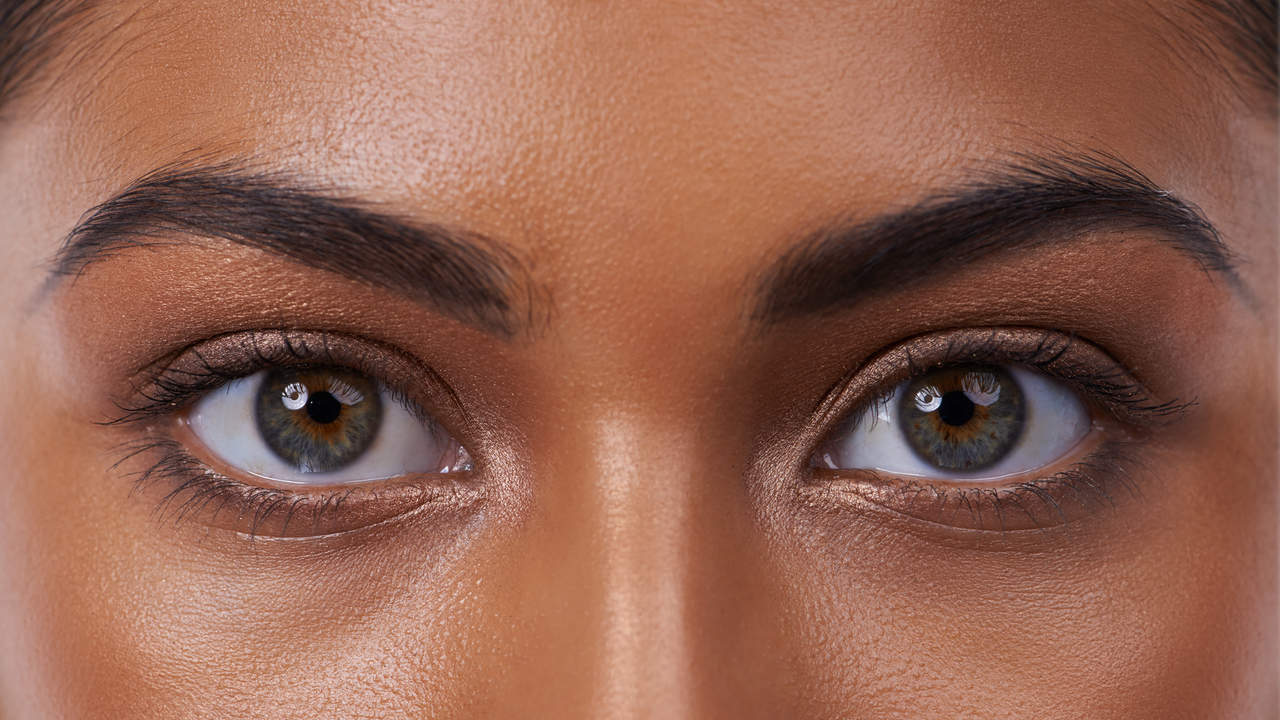
#> input picture tutorials/images/eyes/sample_1.jpg, 1280 x 720 px
$ python template_matching.py
#> lines starting #> are read from the running program, lines starting #| are printed output that depends on the picture; after the words box and inside, x2 and y2 are one past the last pixel; in counts of white or black regions, pixels touching at a corner belong together
# -*- coding: utf-8 -*-
"""
Created on Mon Jun 11 08:29:52 2018

@author: arden
"""

import cv2
import numpy as np

#use GUI for near perfect match detection

img_bgr = cv2.imread('../images/eyes/sample_1.jpg')
#> img_bgr is the input picture: shape (720, 1280, 3); mean B, G, R 82.4, 99.6, 147.9
img_gray = cv2.cvtColor(img_bgr, cv2.COLOR_BGR2GRAY)
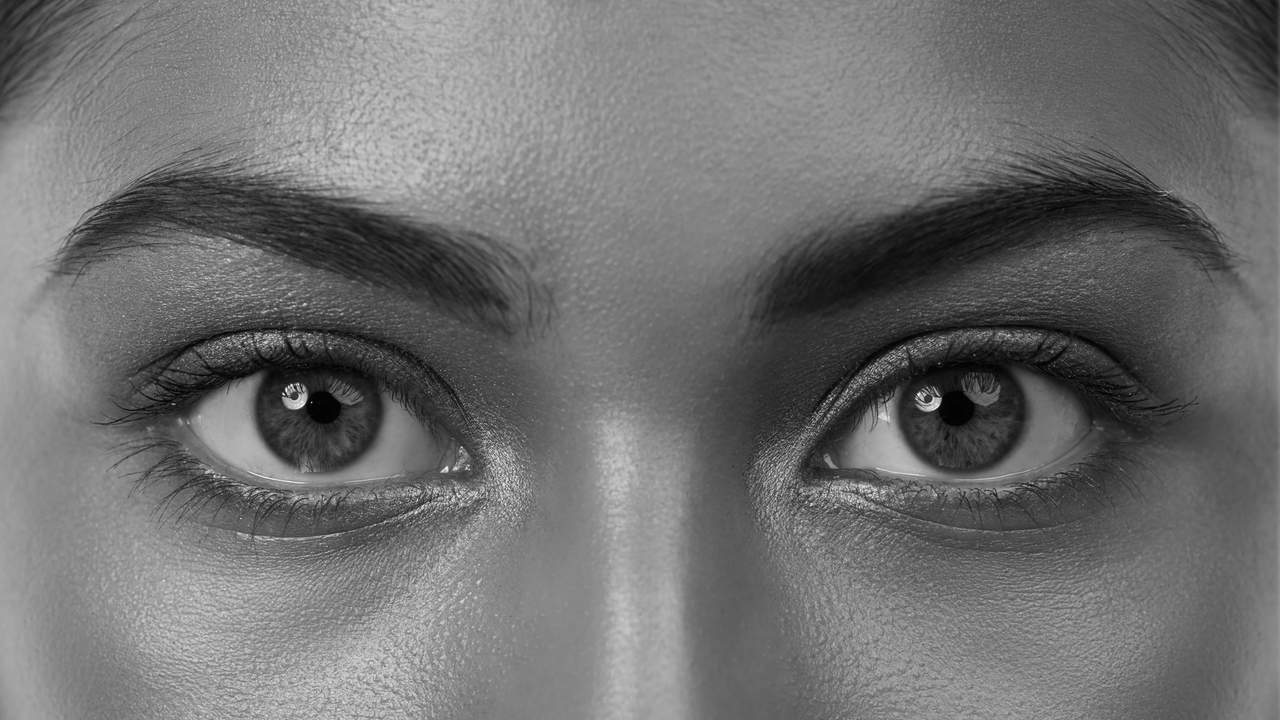
#> img_gray: shape (720, 1280); min 0, max 254, mean 112.1

template = cv2.imread('../images/eyes/template_1.jpg',0)
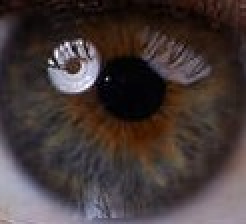
#> input picture tutorials/images/eyes/template_1.jpg, 123 x 112 px (shown 2 times larger)
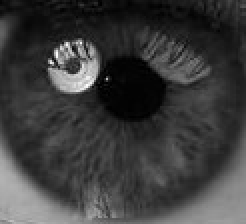
#> template: shape (112, 123) (shown 2 times larger); min 0, max 255, mean 60.2
w, h = template.shape[::-1]
#> w = 123; h = 112

res = cv2.matchTemplate(img_gray, template, cv2.TM_CCOEFF_NORMED)
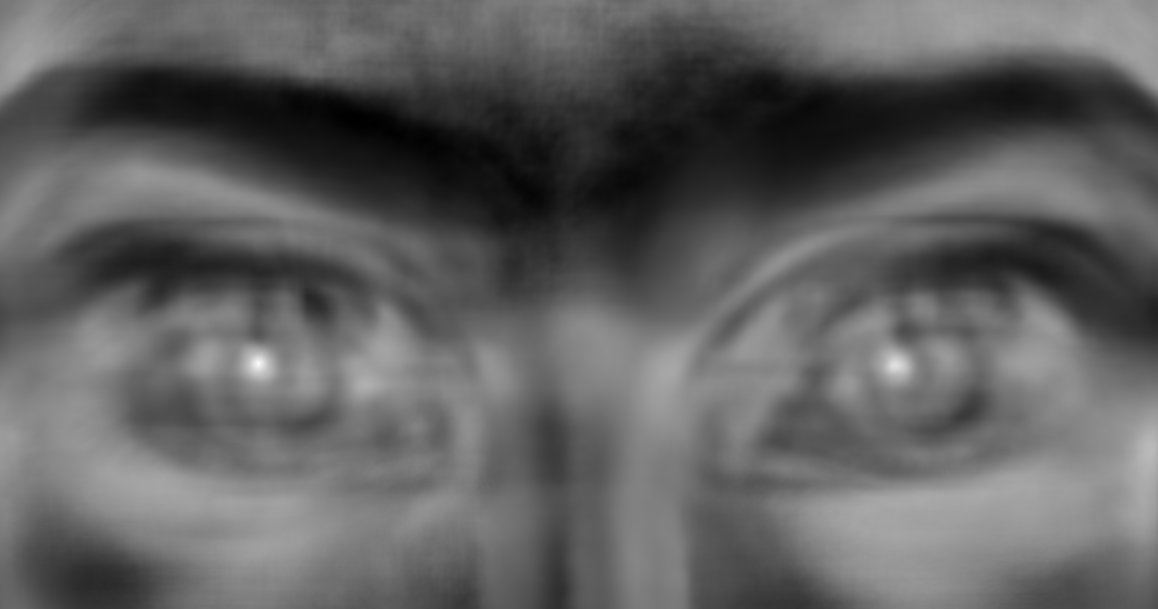
#> res: shape (609, 1158) float32; min -0.586, max 0.999, mean 0.0173; drawn with min black and max white
threshold = 0.8
loc = np.where(res > threshold)
#> loc = 88 positions, rows 359 to 368, columns 253 to 895

for pt in zip(*loc[::-1]):
    cv2.rectangle(img_bgr, pt, (pt[0]+w, pt[1]+h), (0,255,255), 2)
#> this loop made 88 passes
#> pt on passes 1 to 12: (256, 359), (257, 359), (258, 359), (259, 359), (260, 359), (255, 360), (256, 360), (257, 360), (258, 360), (259, 360), (260, 360), (261, 360)
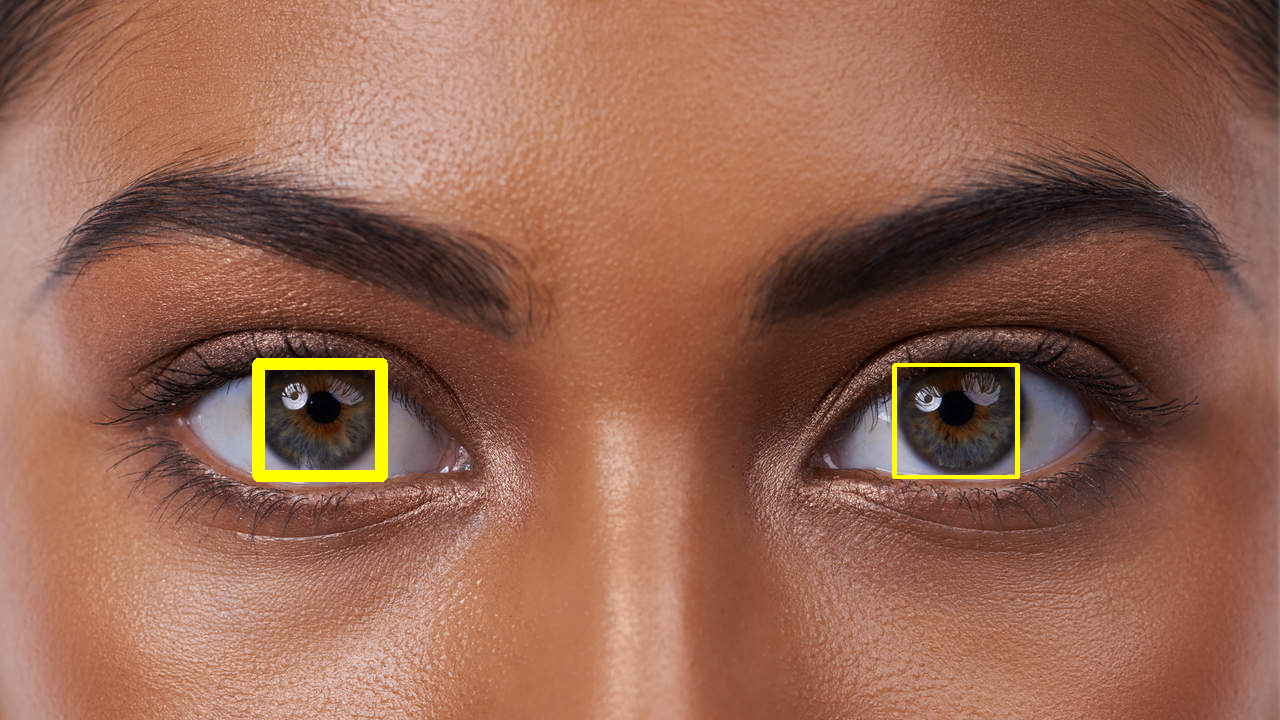
#> img_bgr: shape (720, 1280, 3); 0.86% of pixels changed, all inside (x1, y1, x2, y2) = (252, 358, 1020, 482)

cv2.imshow('detected', img_bgr)
